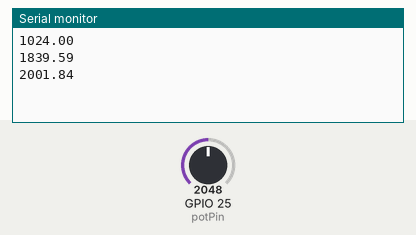
A sketch run on a simulated ESP32. Shown: the last lines printed to the serial monitor. The inputs (shaded band) are chosen by the test bench; at power-on: GPIO 25 (potPin) = 2048.

Above: at 2.2 s.
2.3 s: GPIO 25 (potPin) set to 2866
At 2.9 s:
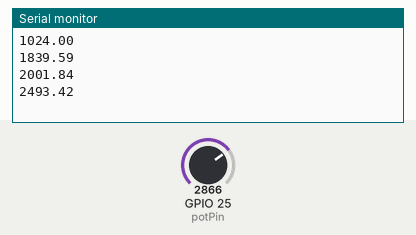
3.8 s: GPIO 25 (potPin) set to 3603
At 4.4 s:
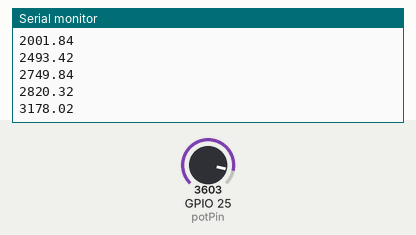
Timing chart, 0 to 6.8 s (numbered marks = the images above; inputs shaded):
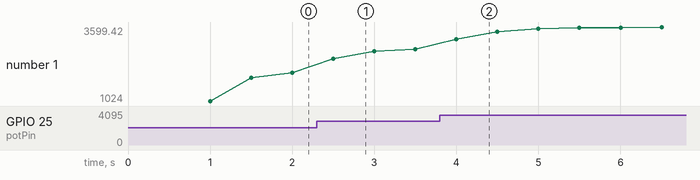

Measured:
- after the input at 2.3 s, the serial monitor: prints a new line after 0.20 s (image 1)
- after the input at 3.8 s, the serial monitor: prints a new line after 0.20 s (image 2)
- plotted number 1: 2001.84 → 2820.32 after the input at 2.3 s, 2820.32 → 3599.42 after the input at 3.8 s

The sketch:

power_test.ino
```cpp
#include <SimpleKalmanFilter.h>
const int potPin = 25;

// variable for storing the potentiometer value
int potValue = 0;

SimpleKalmanFilter kf = SimpleKalmanFilter(30, 30, 0.1);

void setup() {
  Serial.begin(115200);
  delay(1000);
}

void loop() {
  float x = analogRead(potPin);
  float estimated_x = kf.updateEstimate(x);
  Serial.println(estimated_x);
  delay(500);
}
```
